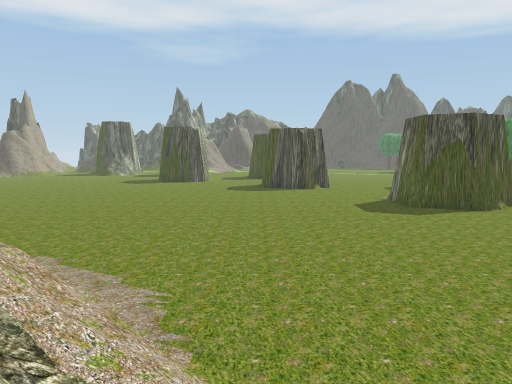
view 1 (above)

23 first-person views from a walk through a 3-D level made in the Unity game engine. The camera is 1.5 m above the floor, tilts 6° down and sees 70° across. The floor is counted in squares, 2 m on a side. Each view is taken from the middle of a square. On the plan, view 1 faces up. The plan holds only what a view shows up to about 11 squares ahead; the rest is blank. The place goes on beyond the plan. Some trees and plants on the terrain are drawn as simple stand-ins. The player character is not drawn. Some surface patterns are stand-ins.

view 2
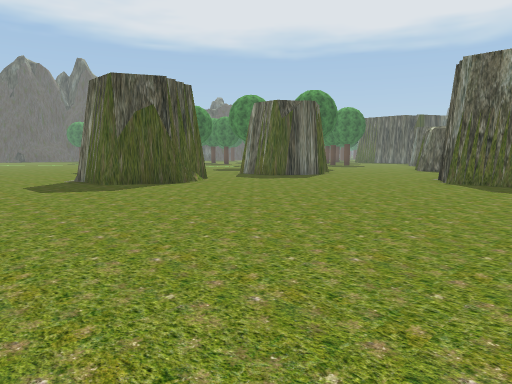

view 3
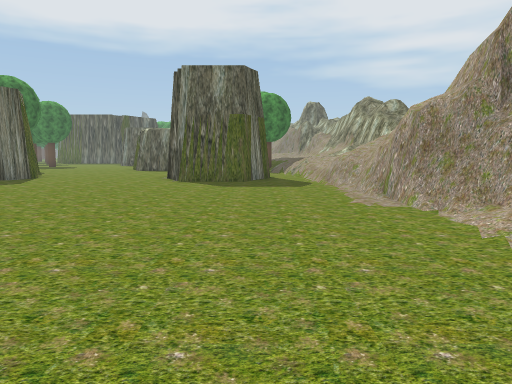

view 4
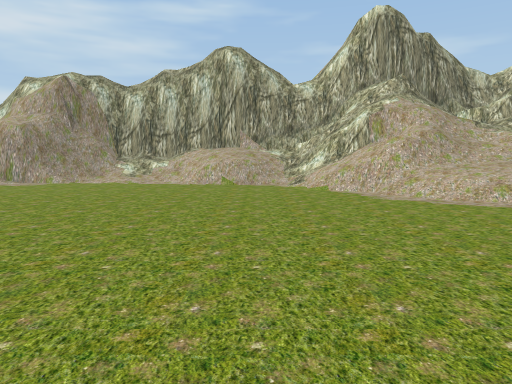

view 5
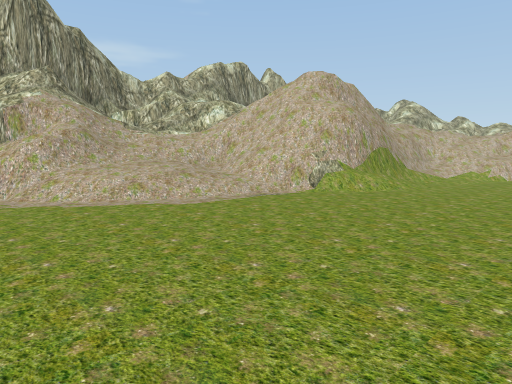

view 6
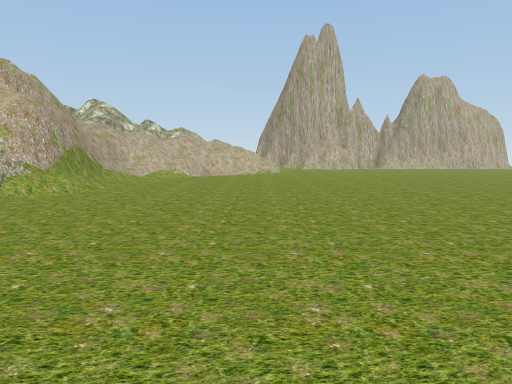

view 7
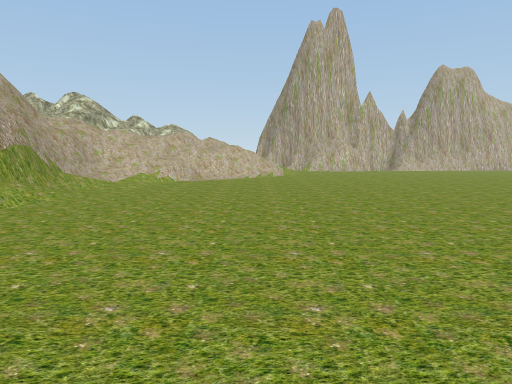

view 8
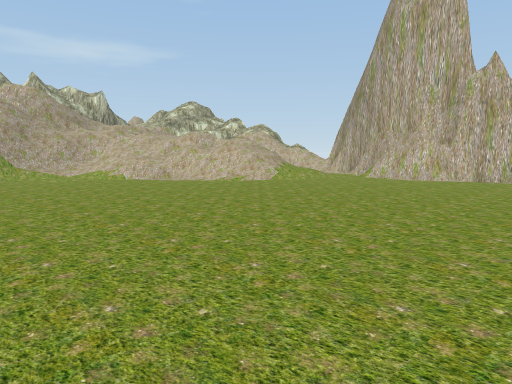

view 9
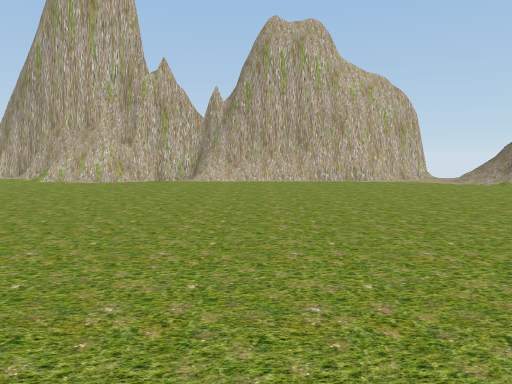

view 10
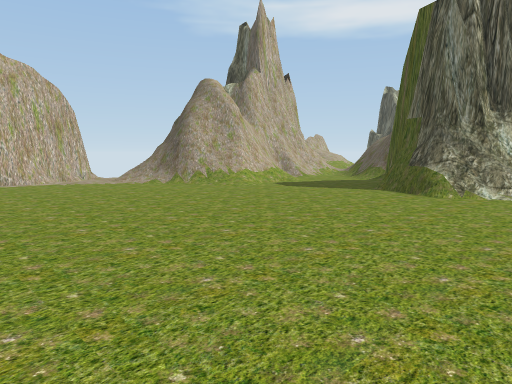

view 11
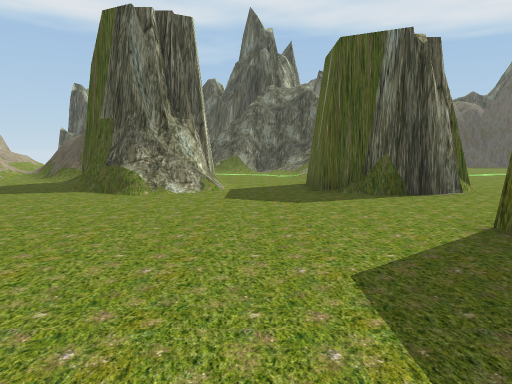

view 12
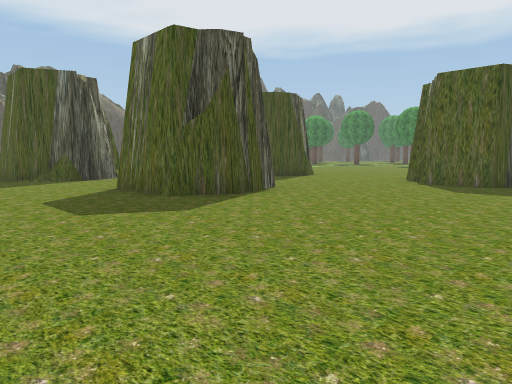

view 13
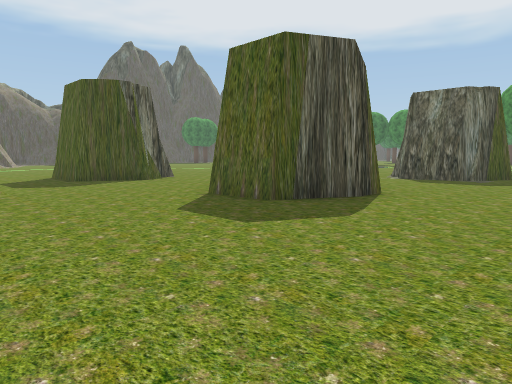

view 14
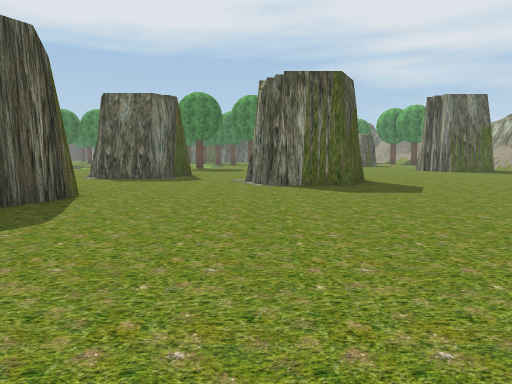

view 15
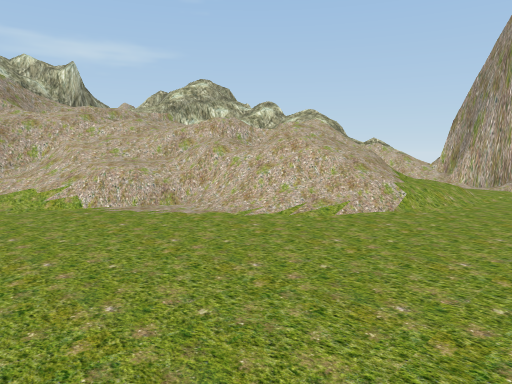

view 16
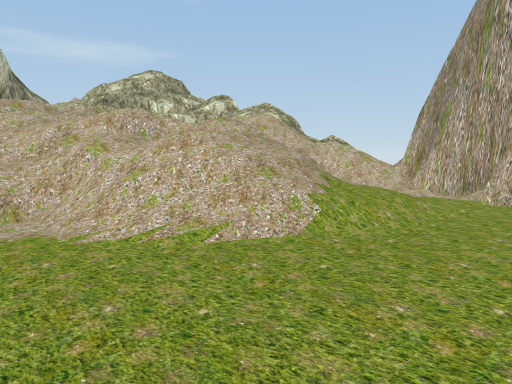

view 17
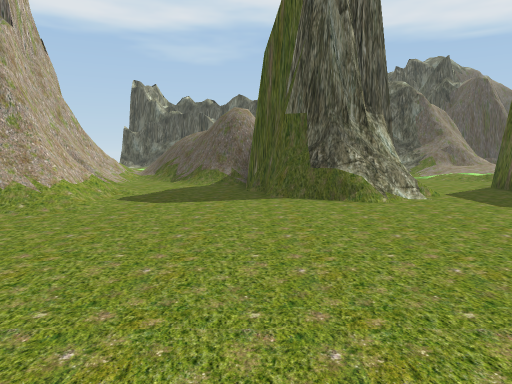

view 18
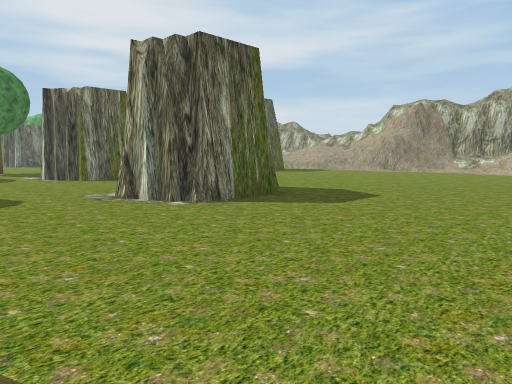

view 19
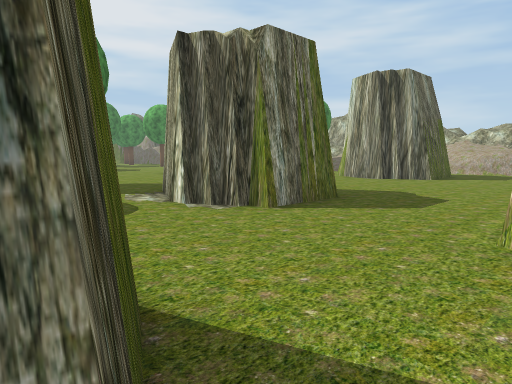

view 20
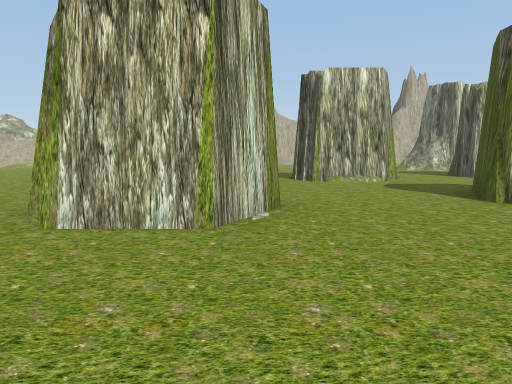

view 21
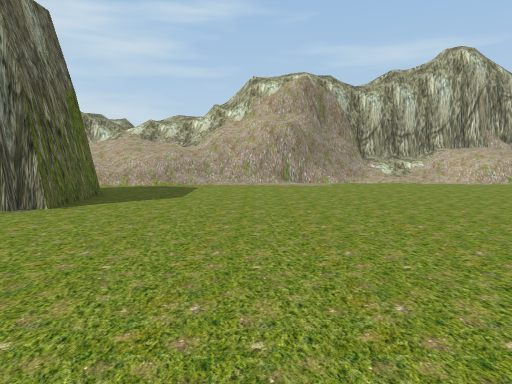

view 22
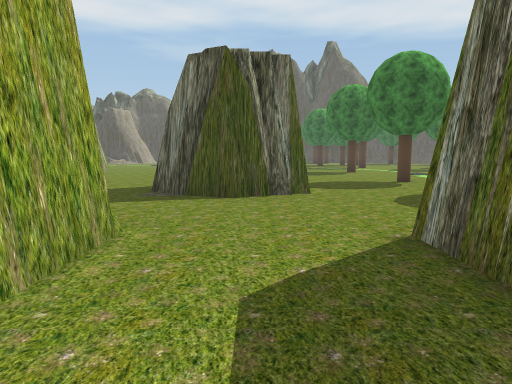

view 23
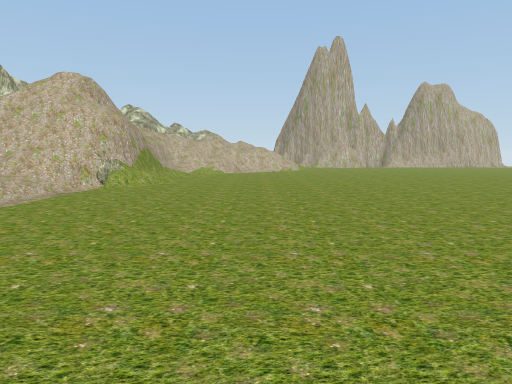

### Floor plan
Key: @ floor where view 1 was taken; # wall or solid block; x gap in a wall; . main floor; : floor 2 m higher than the main floor; + floor 3.25 m higher than the main floor; * floor 3.5 m higher than the main floor; % floor 3.75 m higher than the main floor; & floor 5 m higher than the main floor; / step, stairs or slope; = window, fence, low wall or low ledge; v drop or lower ground.
Columns run from 19 left of view 1 to 12 right of it. Each row starts with its distance up from view 1.
 31    /=//     ./
 30   #/#=##  .../
 29   #/.//###/../
 28     /..###/..#  ..
 27    #/...##/..###.
 26    #/...#=/..###.
 25 ####/..............#
 24 ===#...............##
 23 x..............#....#.
 22 #.............###......
 21 ##............###........
 20  #........................    ..
 19  #..................##.....   ..
 18 ##..................###....   ..
 17 ##..................###...##  ..
 16 #..........................###..
 15 ##..............................
 14  #..............................
 13  #......................##.....#
 12 ##......................###...##
 11 #.///...................###...##
 10 #/////.........................#
  9 #= ////.........................
  8 :/ /////........................
  7 +/  /////../....................
  6 %/  ////=###//..................
  5 ##=  /=##v###=//..............##
  4  ####==## #&=/////............##
  3   ##*     ==#=#//=/............#
  2             #=#/////............
  1              ##/=#=/==/....#=v//
  0              ######@////#####///
 -1                  ######### #=##=

Positions as (right, up) in squares from view 1, and headings:
1: (0, 0), facing up
2: (1, 2), facing up-right
3: (1, 3), facing right
4: (1, 10), facing down
5: (0, 10), facing down-left
6: (0, 10), facing left
7: (-2, 10), facing left
8: (-7, 18), facing down-left
9: (-8, 18), facing left
10: (-8, 19), facing up-left
11: (-8, 19), facing up
12: (-9, 15), facing up-right
13: (-4, 13), facing up-right
14: (-4, 13), facing right
15: (-10, 13), facing down-left
16: (-12, 13), facing down-left
17: (-12, 20), facing up
18: (0, 16), facing down-right
19: (7, 16), facing down-right
20: (7, 19), facing left
21: (8, 10), facing down
22: (9, 9), facing up
23: (2, 9), facing left
